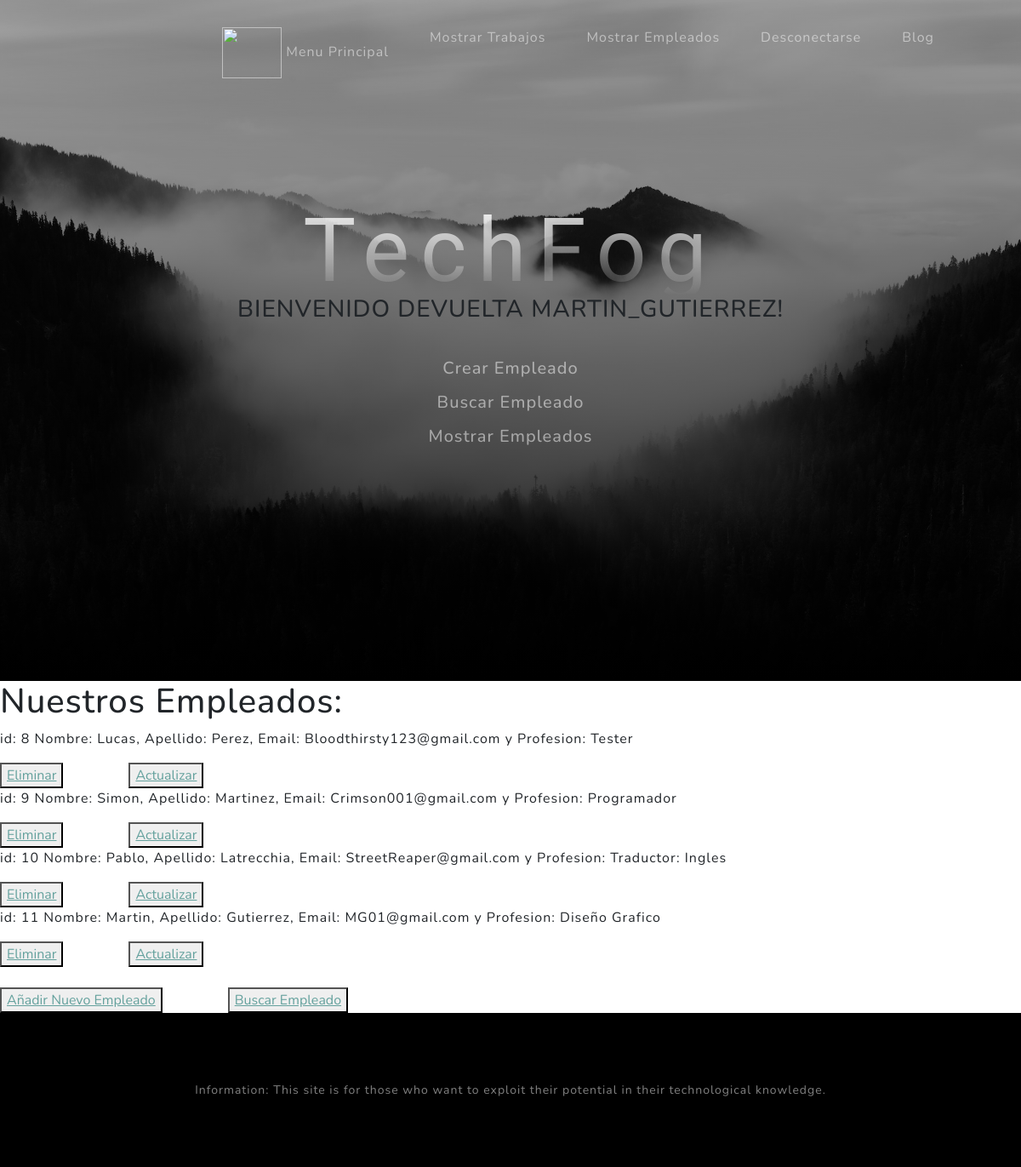
Screenshot of /mostrar_empleado/ (signed in) with the database file from the repository.
### MiApp2/models.py (models this page shows, shortened)
class Empleado(models.Model):
    nombre= models.CharField(max_length=40)
    apellido= models.CharField(max_length=40)
    email= models.EmailField()
    profesion= models.CharField(max_length=30)

### MiApp2/views.py (the view)
# urls.py: path('mostrar_empleado/', views.mostrar_empleado, name='Mostrar Empleados'),
def mostrar_empleado(request):
    empleados = Empleado.objects.all()
    context = {'empleados': empleados}
    return render(request, 'MiApp2/mostrar_empleados.html', context=context)

### MiApp2/Templates/MiApp2/mostrar_empleados.html (shortened to what this page needs)
{% extends 'MiApp2/index.html' %}
{% load static %}
{% block codigo_fatal %}
                    <ul class="navbar-nav ms-auto">
                        {% if request.user.is_authenticated %}
                        <li class="nav-item"><a class="nav-link" href="{% url 'Crear Empleado' %}"> Crear Empleado</a>
                        <li class="nav-item"><a class="nav-link" href="{% url 'Buscar Empleado' %}"> Buscar Empleado</a>
                        <li class="nav-item"><a class="nav-link" href="{% url 'Mostrar Empleados' %}"> Mostrar Empleados</a>
                        {% endif %}
                    </ul>
{% endblock %}
{% block codigo_fatal2 %}
    <h1>Nuestros Empleados:</h1>
    {% for empleado in empleados %}
        <p>
            id: {{empleado.id}}
            Nombre: {{empleado.nombre}}, Apellido: {{empleado.apellido}},
            Email: {{empleado.email}} y Profesion: {{empleado.profesion}}
        </p>
        <button>
            <a href="{% url 'eliminar empleado' empleado_id=empleado.id %}">Eliminar</a>
        </button>
        <button>
            <a href="{% url 'actualizar empleado' empleado_id=empleado.id %}">Actualizar</a>
        </button>
    {% endfor %}
    <br>
        <button>
            <a href="{% url 'Crear Empleado' %}">Añadir Nuevo Empleado</a>
        </button>
        <button>
            <a href="{% url 'Buscar Empleado' %}">Buscar Empleado</a>
        </button>
{% endblock %}

### MiApp2/Templates/MiApp2/index.html (shortened to what this page needs)
<!DOCTYPE html>
<html lang="en">
    <head>
        {% load static %}
        <link href={% static 'MiApp2/css/styles.css' %} rel="stylesheet" />
    </head>
    <body id="page-top">
        <nav class="navbar navbar-expand-lg navbar-light fixed-top" id="mainNav">
            <div class="container px-4 px-lg-5">
                <div class="collapse navbar-collapse" id="navbarResponsive">
                    <ul class="navbar-nav ms-auto">
                        <li class="nav-item"><a class="nav-link" href="{% url 'Inicio' %}"> <img src="{{avatar}}" height=60 width=70 /> Menu Principal</a>
                        {% if request.user.is_authenticated %}
                        <li class="nav-item"><a class="nav-link" href="{% url 'Mostrar Trabajo' %}">Mostrar Trabajos</a>
                        <li class="nav-item"><a class="nav-link" href="{% url 'Mostrar Empleados' %}"> Mostrar Empleados</a>
                        <li class="nav-item"><a class="nav-link" href="{% url 'Logout' %}"> Desconectarse</a>
                        {% else %}
                        <li class="nav-item"><a class="nav-link" href="{% url 'Login' %}"> Iniciar</a>
                        <li class="nav-item"><a class="nav-link" href="{% url 'Register' %}"> Registrarse</a>
                        {% endif %}
                        <li class="nav-item"><a class="nav-link" href="{% url 'miblog-index' %}"> Blog</a>
                    </ul>
                </div>
            </div>
        </nav>
        <header class="masthead">
            <div class="container px-4 px-lg-5 d-flex h-100 align-items-center justify-content-center">
                <div class="d-flex justify-content-center">
                    <div class="text-center">
                        <h1 class="mx-auto my-0 text-lower case">TechFog</h1>
                        {% if request.user.is_authenticated %}
                        <h3 class="mx-auto my-0 text-uppercase"> Bienvenido Devuelta {{user.username}}!</h3>
                        <div class="text-center">
                        {% else %}
                            <h3 class="mx-auto my-0 text-lower case">¡Hola Desconocido!</h3>
                        {% endif %}
                        <h2 class="text-white-50 mx-auto mt-2 mb-5"> {% block codigo_fatal %} {% endblock %} </h2>
                    </div>
                </div>
            </div>
        </header>
        {% block codigo_fatal2 %} {% endblock %}
        <footer class="footer bg-black small text-center text-white-50"><div class="container px-4 px-lg-5">
            Information: This site is for those who want to exploit their potential in their technological knowledge.</div></footer>
    </body>
</html>

### rows the page displays
Empleado: id "8", nombre "Lucas", apellido "Perez", email "Bloodthirsty123@gmail.com", profesion "Tester"
Empleado: id "9", nombre "Simon", apellido "Martinez", email "Crimson001@gmail.com", profesion "Programador"
Empleado: id "10", nombre "Pablo", apellido "Latrecchia", email "StreetReaper@gmail.com", profesion "Traductor: Ingles"
Empleado: id "11", nombre "Martin", apellido "Gutierrez", email "MG01@gmail.com", profesion "Diseño Grafico"

### other values shown
{{ user.username }} "MARTIN_GUTIERREZ"
